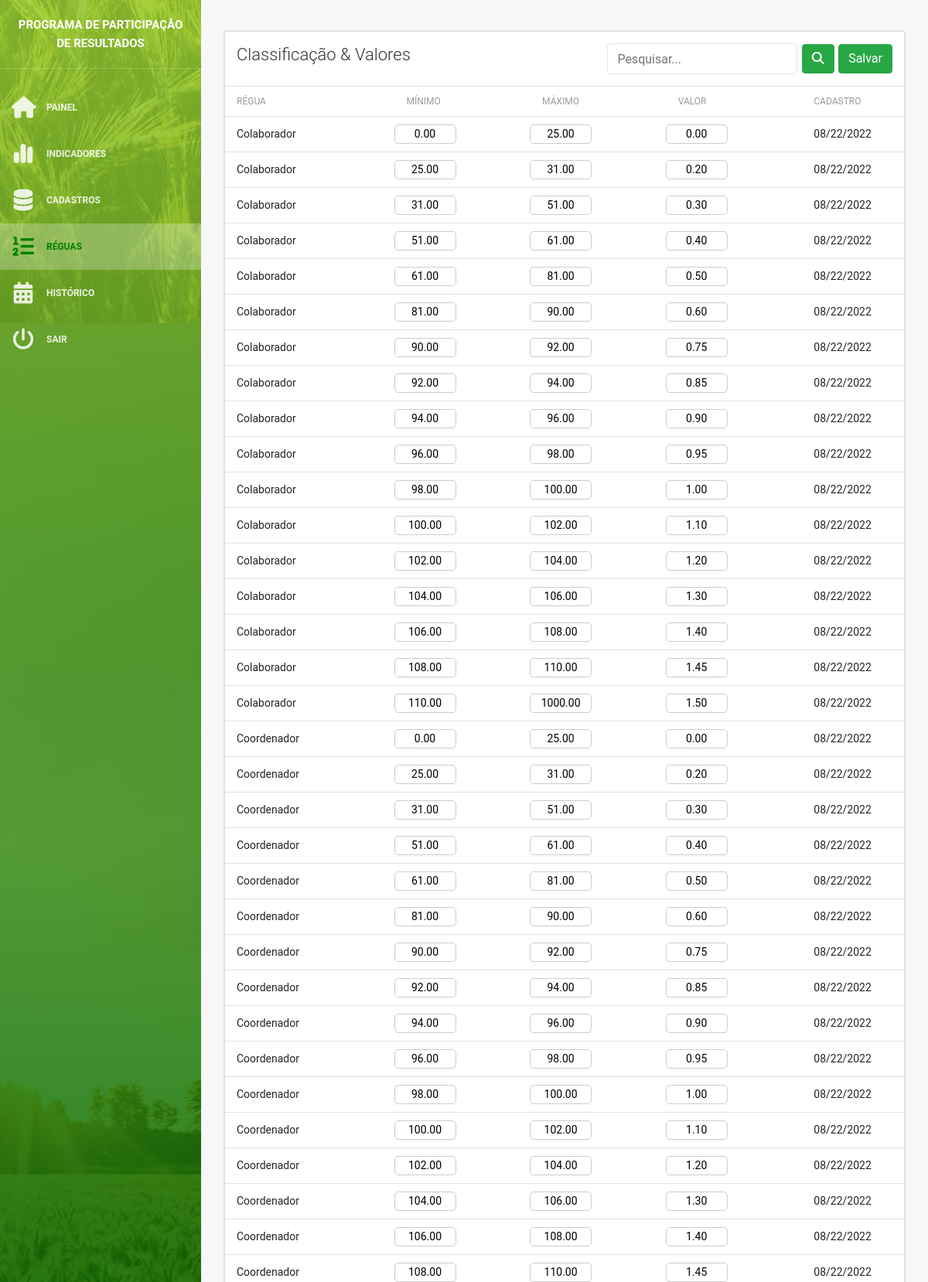
Screenshot of /reguas (signed in, upper part) with the database file from the repository.
### main/models.py (models this page shows, shortened)
class classificacao(models.Model):
    regua               = models.ForeignKey(reguas, on_delete=models.CASCADE, verbose_name="Categoria")
    minimo              = models.FloatField(verbose_name="Mínimo")
    maximo              = models.FloatField(verbose_name="Máximo")
    valor               = models.FloatField(verbose_name="Valor")
    cadastro            = models.DateTimeField(auto_now_add=True, verbose_name="Cadastro")
    class Meta:
        verbose_name = "Nível da Régua"
        verbose_name_plural = "Níveis da Régua"

class reguas(models.Model):
    regua               = models.CharField(max_length=64, verbose_name="Régua")
    cadastro            = models.DateTimeField(auto_now_add=True, verbose_name="Cadastro")
    class Meta:
        verbose_name = "Régua"
        verbose_name_plural = "Réguas"

### main/views.py (the view, shortened to what this page needs)
# urls.py: path('reguas', qualificacao, name='reguas'),
def qualificacao(request):
    if not request.user.is_authenticated:
        return redirect('entrar')
    if not request.user.is_superuser:
        messages.error(request, "Apenas usuários autorizados.")
        return redirect('inicio')
    _niveis         = reguas.objects.all()
    _classificacao  = classificacao.objects.all()
    context = {
        'niveis'        : _niveis,
        'classificacao' : _classificacao,
        'formacoes'     : formacao.objects.filter(status=True)
    }
    return render(request, 'reguas.html', context)

### main/templates/reguas.html (shortened to what this page needs)
{% extends 'index.html' %}
{% load static %}
{% block content %}
<div class="wrapper">
    {% include 'menu.html' %}
    <div class="main-panel">
        <div class="content">
            <div class="container-fluid">
                <div class="row">
                    <div class="col">
                        <form method="post" id="form_painel">
                            <div class="card">
                                <div class="header">
                                    <h4 class="title">Classificação & Valores
                                        <div style="float: right;">
                                            <input type="text" list="categorias" class="search-form" autocomplete="off" name="q" value="{{ request.GET.q }}" placeholder="Pesquisar...">
                                            <button type="submit" class="btn btn-success" id="search_regua"><i class="fa-solid fa-magnifying-glass"></i></button>
                                            {% if not formacoes %}
                                                <button type="submit" class="btn btn-success">Salvar</button>
                                            {% endif %}
                                        </div>
                                    </h4>
                                </div>
                                <div class="content">
                                    <div class="table-full-width">
                                        <table class="table">
                                            <thead>
                                                <tr>
                                                    <th style="width: 25%;">Régua</th>
                                                    <th style="width: 20%;">Mínimo</th>
                                                    <th style="width: 20%;">Máximo</th>
                                                    <th style="width: 20%;">Valor</th>
                                                    <th style="width: 15%;">Cadastro</th>
                                                </tr>
                                            </thead>
                                            <tbody>
                                                {% for i in classificacao %}
                                                    <tr>
                                                        <td>{{i.regua.regua}}</td>
                                                        <td><input style="margin-left: -1rem" type="text" name="cMinimo" value="{{i.minimo|floatformat:2}}"></td>
                                                        <td><input style="margin-left: -1rem" type="text" name="cMaximo" value="{{i.maximo|floatformat:2}}"></td>
                                                        <td><input style="margin-left: -1rem" type="text" name="cValor" value="{{i.valor|floatformat:2}}"></td>
                                                        <td>{{i.cadastro|date:"SHORT_DATE_FORMAT"}}</td>
                                                    </tr>
                                                {% endfor %}
                                            </tbody>
                                        </table>
                                    </div>
                                </div>
                            </div>
                        </form>
                    </div>
                </div>
            </div>
        </div>
    </div>
</div>
{% endblock content %}

### static/assets/css/custom.css (style rules this page uses)
body, h1, .h1, h2, .h2, h3, .h3, h4, .h4, h5, .h5, h6, .h6, p, .navbar, .brand, .btn-simple, .alert, a, .td-name, td, button.close { -moz-osx-font-smoothing: grayscale; -webkit-font-smoothing: antialiased; font-family: "Roboto","Helvetica Neue",Arial,sans-serif; font-weight: 400; }
h1, .h1, h2, .h2, h3, .h3, h4, .h4 { font-weight: 300; margin: 30px 0 15px; }
h4, .h4 { font-size: 22px; line-height: 30px; }
body, .wrapper { min-height: 100vh; position: relative; }
body { background: rgba(203, 203, 210, 0.15); }
.btn { -webkit-transition: all 100ms ease-in; -moz-transition: all 100ms ease-in; -o-transition: all 100ms ease-in; -ms-transition: all 100ms ease-in; transition: all 100ms ease-in; }
.wrapper { position: relative; top: 0; height: 100vh; }
.main-panel { position: relative; z-index: 2; float: right; width: calc(100% - 260px); }
.main-panel > .content { padding: 30px 15px; min-height: calc(100% - 123px); }
.sidebar, .main-panel { max-height: 100%; height: 100%; -webkit-transition-property: top,bottom; transition-property: top,bottom; -webkit-transition-duration: .2s,.2s; transition-duration: .2s,.2s; -webkit-transition-timing-function: linear,linear; transition-timing-function: linear,linear; -webkit-overflow-scrolling: touch; }
.table > tbody > tr > td > input { border: 1px solid #cccccc; border-radius: 5px; width: 5rem; text-align: center; }
.table > thead > tr > th, .table > tbody > tr > th, .table > tfoot > tr > th, .table > thead > tr > td, .table > tbody > tr > td, .table > tfoot > tr > td { padding: 10px 15px; vertical-align: middle; }
.table > tbody > tr > td { font-size: 14px; }
.table > thead > tr > th { border-bottom-width: 1px; font-size: 12px; text-transform: uppercase; color: #9A9A9A; font-weight: 400; }
.table > tbody > tr { position: relative; }
.card { border-radius: 4px; box-shadow: 0 1px 2px rgba(0, 0, 0, 0.05), 0 0 0 1px rgba(63, 63, 68, 0.1); background-color: #FFFFFF; margin: 10px auto; }
.card .content { padding: 15px 15px 10px 15px; }
.card .header { padding: 15px 15px 0; }
.card .title { margin: 0; color: #333333; font-weight: 300; }
@media (min-width: 992px) { .table-full-width { margin-left: -15px; margin-right: -15px; } }
.search-form { background-color: #FFFFFF; border: 1px solid #E3E3E3; border-radius: 4px; font-size: 16px; color: #565656; padding: 8px 12px; height: 40px; -webkit-box-shadow: none; box-shadow: none; }

### rows the page displays
classificacao: regua.regua "Colaborador", cMinimo "0.00", cMaximo "25.00", cValor "0.00", cadastro "08/22/2022"
classificacao: regua.regua "Colaborador", cMinimo "25.00", cMaximo "31.00", cValor "0.20", cadastro "08/22/2022"
classificacao: regua.regua "Colaborador", cMinimo "31.00", cMaximo "51.00", cValor "0.30", cadastro "08/22/2022"
classificacao: regua.regua "Colaborador", cMinimo "51.00", cMaximo "61.00", cValor "0.40", cadastro "08/22/2022"
classificacao: regua.regua "Colaborador", cMinimo "61.00", cMaximo "81.00", cValor "0.50", cadastro "08/22/2022"
classificacao: regua.regua "Colaborador", cMinimo "81.00", cMaximo "90.00", cValor "0.60", cadastro "08/22/2022"
classificacao: regua.regua "Colaborador", cMinimo "90.00", cMaximo "92.00", cValor "0.75", cadastro "08/22/2022"
classificacao: regua.regua "Colaborador", cMinimo "92.00", cMaximo "94.00", cValor "0.85", cadastro "08/22/2022"
classificacao: regua.regua "Colaborador", cMinimo "94.00", cMaximo "96.00", cValor "0.90", cadastro "08/22/2022"
classificacao: regua.regua "Colaborador", cMinimo "96.00", cMaximo "98.00", cValor "0.95", cadastro "08/22/2022"
classificacao: regua.regua "Colaborador", cMinimo "98.00", cMaximo "100.00", cValor "1.00", cadastro "08/22/2022"
classificacao: regua.regua "Colaborador", cMinimo "100.00", cMaximo "102.00", cValor "1.10", cadastro "08/22/2022"
classificacao: regua.regua "Colaborador", cMinimo "102.00", cMaximo "104.00", cValor "1.20", cadastro "08/22/2022"
classificacao: regua.regua "Colaborador", cMinimo "104.00", cMaximo "106.00", cValor "1.30", cadastro "08/22/2022"
classificacao: regua.regua "Colaborador", cMinimo "106.00", cMaximo "108.00", cValor "1.40", cadastro "08/22/2022"
classificacao: regua.regua "Colaborador", cMinimo "108.00", cMaximo "110.00", cValor "1.45", cadastro "08/22/2022"
classificacao: regua.regua "Colaborador", cMinimo "110.00", cMaximo "1000.00", cValor "1.50", cadastro "08/22/2022"
classificacao: regua.regua "Coordenador", cMinimo "0.00", cMaximo "25.00", cValor "0.00", cadastro "08/22/2022"
classificacao: regua.regua "Coordenador", cMinimo "25.00", cMaximo "31.00", cValor "0.20", cadastro "08/22/2022"
classificacao: regua.regua "Coordenador", cMinimo "31.00", cMaximo "51.00", cValor "0.30", cadastro "08/22/2022"
classificacao: regua.regua "Coordenador", cMinimo "51.00", cMaximo "61.00", cValor "0.40", cadastro "08/22/2022"
classificacao: regua.regua "Coordenador", cMinimo "61.00", cMaximo "81.00", cValor "0.50", cadastro "08/22/2022"
classificacao: regua.regua "Coordenador", cMinimo "81.00", cMaximo "90.00", cValor "0.60", cadastro "08/22/2022"
classificacao: regua.regua "Coordenador", cMinimo "90.00", cMaximo "92.00", cValor "0.75", cadastro "08/22/2022"
classificacao: regua.regua "Coordenador", cMinimo "92.00", cMaximo "94.00", cValor "0.85", cadastro "08/22/2022"
classificacao: regua.regua "Coordenador", cMinimo "94.00", cMaximo "96.00", cValor "0.90", cadastro "08/22/2022"
classificacao: regua.regua "Coordenador", cMinimo "96.00", cMaximo "98.00", cValor "0.95", cadastro "08/22/2022"
classificacao: regua.regua "Coordenador", cMinimo "98.00", cMaximo "100.00", cValor "1.00", cadastro "08/22/2022"
classificacao: regua.regua "Coordenador", cMinimo "100.00", cMaximo "102.00", cValor "1.10", cadastro "08/22/2022"
classificacao: regua.regua "Coordenador", cMinimo "102.00", cMaximo "104.00", cValor "1.20", cadastro "08/22/2022"
classificacao: regua.regua "Coordenador", cMinimo "104.00", cMaximo "106.00", cValor "1.30", cadastro "08/22/2022"
classificacao: regua.regua "Coordenador", cMinimo "106.00", cMaximo "108.00", cValor "1.40", cadastro "08/22/2022"
classificacao: regua.regua "Coordenador", cMinimo "108.00", cMaximo "110.00", cValor "1.45", cadastro "08/22/2022"
